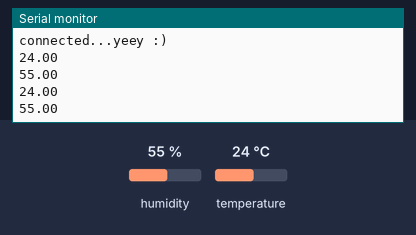
Bench run of a sketch on a simulated ESP8266 (NodeMCU). Shown: the last lines printed to the serial monitor. The inputs (shaded band) are chosen by the test bench; at power-on: humidity 55 %, temperature 24 °C. WiFi joins after 1.5 s; servers stay silent unless stated; uploads are accepted with an empty reply.

Above: at 11.2 s.
11.3 s: humidity set to 22 %
At 17.3 s:
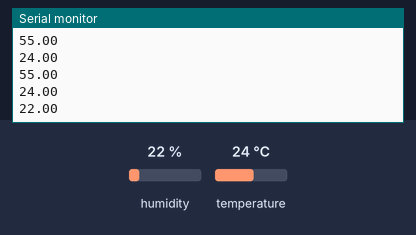
19.2 s: temperature set to 12 °C
At 22.2 s:
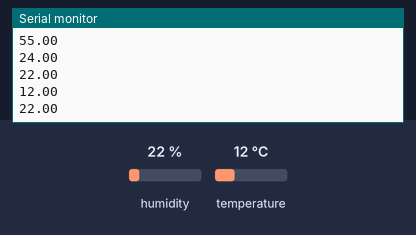
27.1 s: humidity set to 40 %
At 33.4 s:
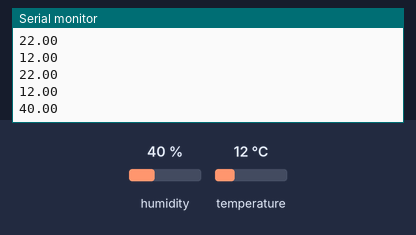
Timing chart, 0 to 34.9 s (numbered marks = the images above; inputs shaded):
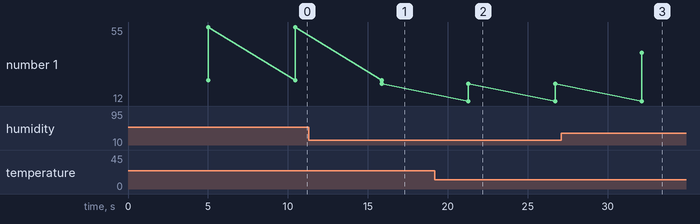

Measured:
- after the input at 11.3 s, the serial monitor: prints a new line after 4.6 s (image 1)
- after the input at 19.2 s, the serial monitor: prints a new line after 2.1 s (image 2)
- after the input at 27.1 s, the serial monitor: prints a new line after 5.0 s (image 3)
- plotted number 1: 55 → 22 after the input at 11.3 s, 22 → 40 after the input at 27.1 s

The sketch:

termometro.ino
```cpp
#include <DHT_U.h>
#include <DHT.h>

#include <ESP8266WiFi.h>          //https://github.com/esp8266/Arduino
//needed for library
#include <DNSServer.h>
#include <ESP8266WebServer.h>
#include <WiFiManager.h>         //https://github.com/tzapu/WiFiManager
#include <ESP8266HTTPClient.h>
#define DHTTYPE DHT11
// DHT Sensor
const int DHTPin = 5;
// Initialize DHT sensor.
//DHT dht(DHTPin, DHTTYPE);
DHT dht(D4, DHTTYPE);
static char celsiusTemp[7];


void setup() {
    // put your setup code here, to run once:
    Serial.begin(115200);

    //WiFiManager
    //Local intialization. Once its business is done, there is no need to keep it around
    WiFiManager wifiManager;
    //reset saved settings
    //wifiManager.resetSettings();

    //set custom ip for portal
    //wifiManager.setAPStaticIPConfig(IPAddress(10,0,1,1), IPAddress(10,0,1,1), IPAddress(255,255,255,0));

    //fetches ssid and pass from eeprom and tries to connect
    //if it does not connect it starts an access point with the specified name
    //here  "AutoConnectAP"
    //and goes into a blocking loop awaiting configuration
        //wifiManager.autoConnect("AutoConnectAP");
        WiFi.begin("WebPocket-E036","antonio71");
    //or use this for auto generated name ESP + ChipID
    //wifiManager.autoConnect();


    //if you get here you have connected to the WiFi
    Serial.println("connected...yeey :)");
    dht.begin();


}

void loop() {
    // put your main code here, to run repeatedly:
     delay(5000);
     String temperatura(dht.readTemperature());
     String umidita(dht.readHumidity());
     //Serial.println(dht.readTemperature(),6,2,celsiusTemp);
     Serial.println(temperatura);
     Serial.println(umidita);
      HTTPClient http;

      http.begin("http://www.heritagexperience.com/raspberryWS/raspberryloaddataWS.php?action=insertdata&descrizione=temperatura-camera&valueFloat="+temperatura);
      int httpCode = http.GET();
      if (httpCode > 0) { //Check the returning code

      String payload = http.getString();   //Get the request response payload
      Serial.println(payload);                     //Print the response payload

    }
     http.end();
     http.begin("http://www.heritagexperience.com/raspberryWS/raspberryloaddataWS.php?action=insertdata&descrizione=umidita-camera&valueFloat="+umidita);
      int httpCode2 = http.GET();
      if (httpCode2 > 0) { //Check the returning code

      String payload = http.getString();   //Get the request response payload
      Serial.println(payload);                     //Print the response payload

    }

    http.end();
// Serial.println(WiFi.localIP());
}
```
